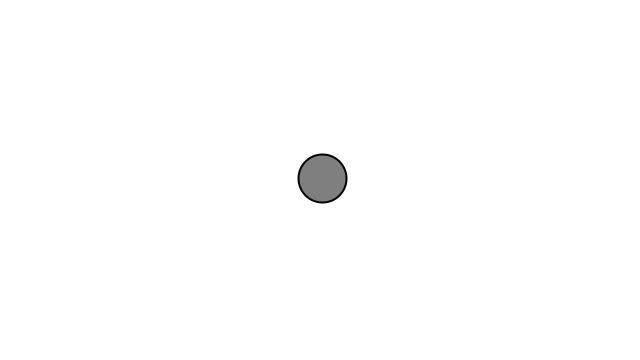
Frame 1 (no input)
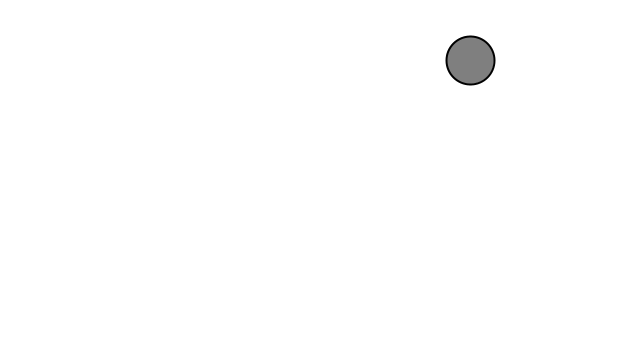
Frame 60 (the mouse pressed at the canvas centre just before this capture)
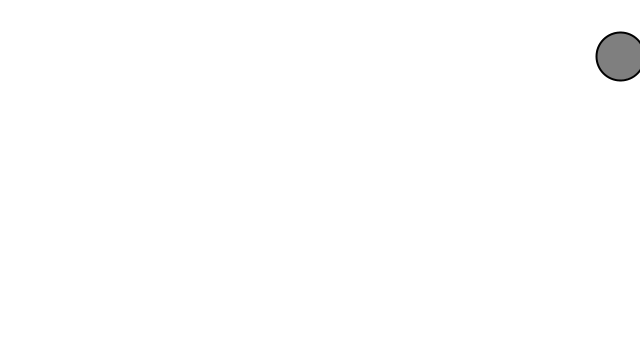
Frame 120 (the mouse held since frame 60 and released just before this capture)

The Processing sketch that drew these frames (run headless with seeded random() and noise(); from frame 60 on, the mouse is pressed at the canvas centre):

// Processing sketch: Bouncing_Ball_1
// ── Bouncing_Ball_1.pde
Ball b;
void  setup() {
    size(640,360);
    b=new Ball();
}

void draw() {
  background(255);
  stroke(255,0,0);
  fill(0,255,0);
  //rectMode(CENTER);

  b.move();
  b.bounce();
  b.display();
}

// ── Ball.pde
public class Ball  
{
    float  x = 0.0;
    float y = 0.0;
    float xspeed = 0.0;
    float yspeed = 0.0;
    Ball () 
    {
        x=width/2;
        y=height/2;
        xspeed=2.5;
        yspeed=-2;
    }

    void move(){
        x=x+xspeed;
        y=y+yspeed; 
    }

    void bounce()
    {
        if (x>width || x<0) {

            xspeed = xspeed * -1;
        }
        if(y>height || y<0){
            yspeed = yspeed * -1;
        }
    }

    void display(){
        stroke(1);
        strokeWeight(2);
        fill(127);
        ellipse(x, y, 48, 48);
    }



}
